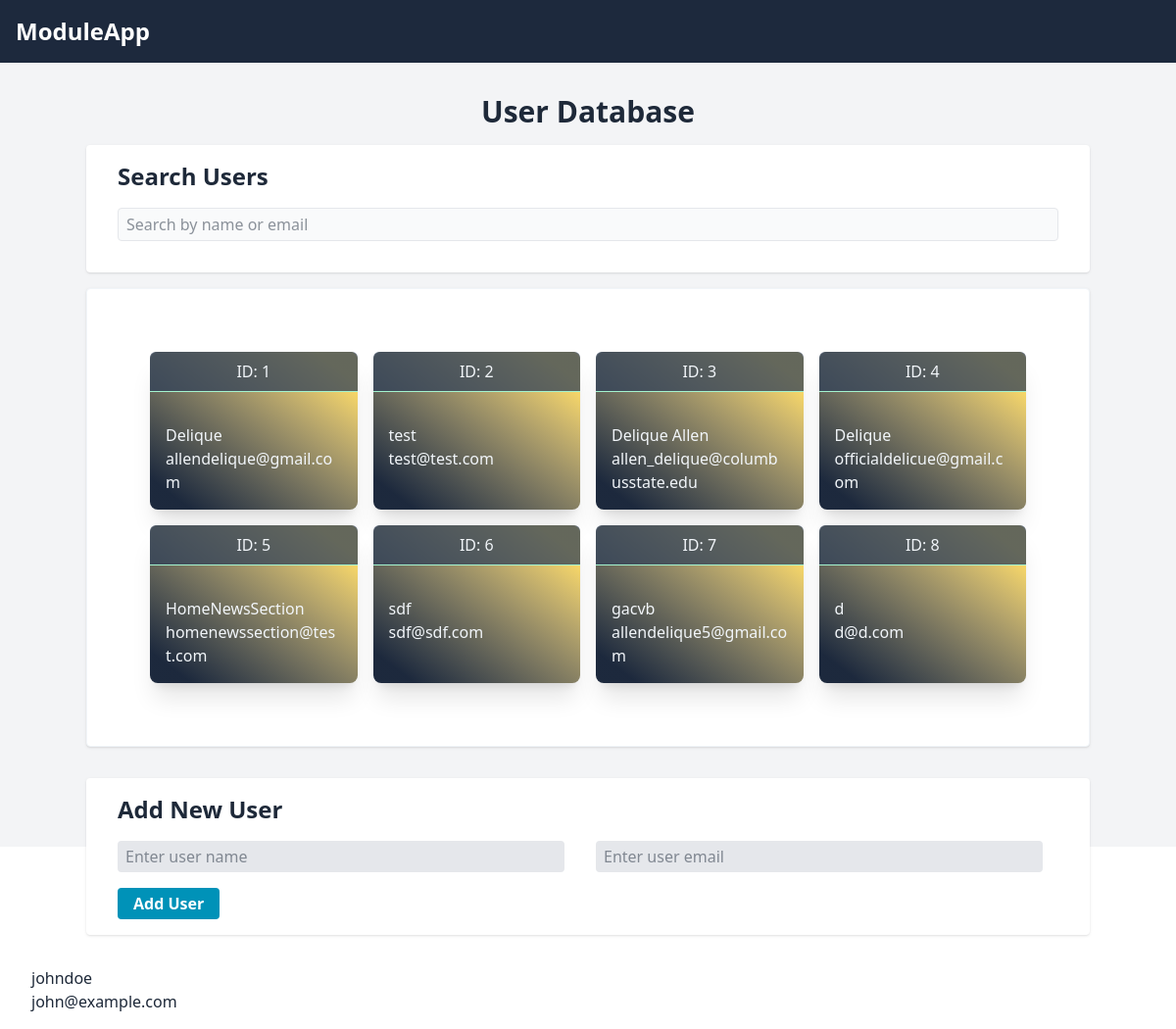
Before: / with the older database file.
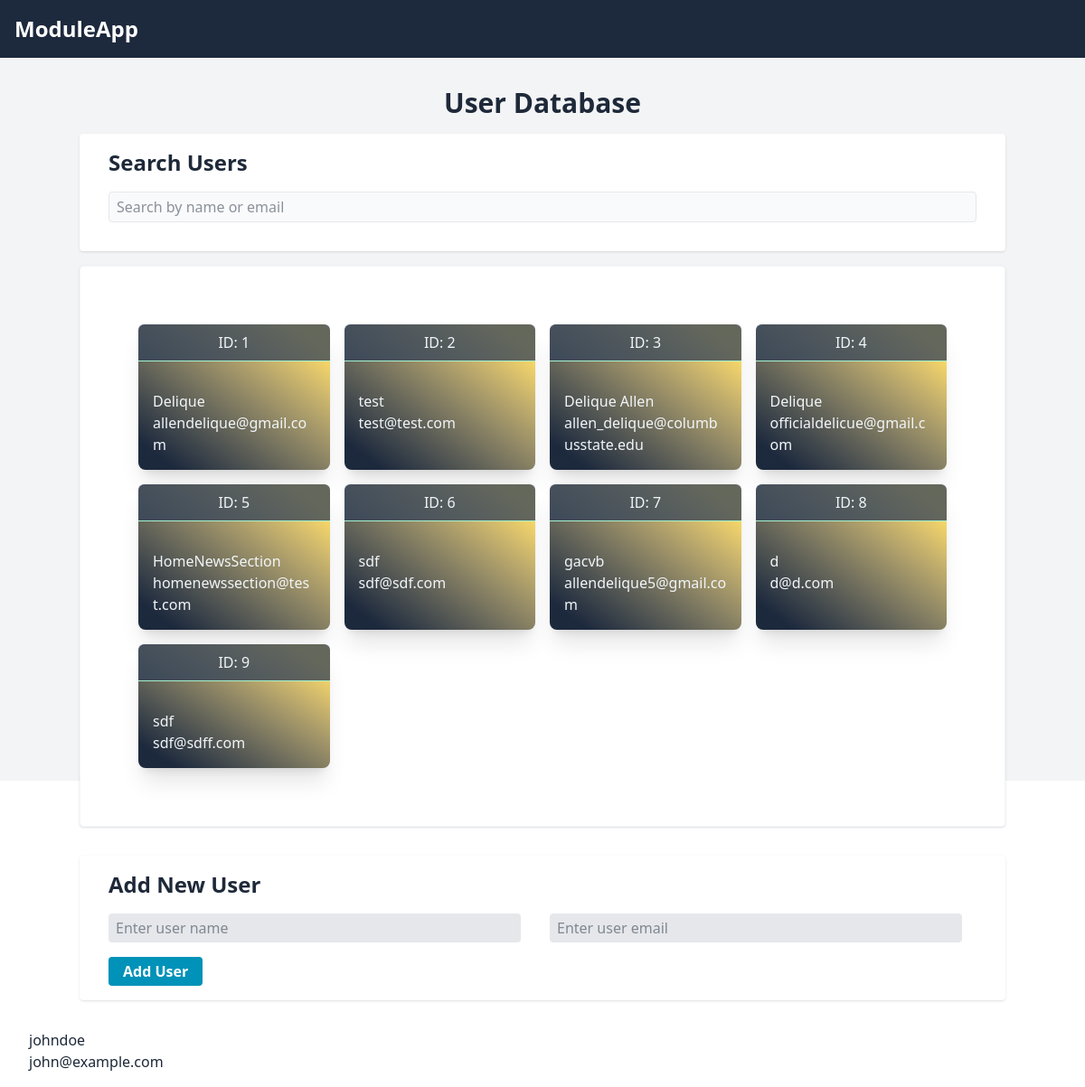
After: the same page with the newer database file.
### tables this page shows
CREATE TABLE `users` (`id` INTEGER PRIMARY KEY AUTOINCREMENT UNIQUE NOT NULL, `name` TEXT NOT NULL, `email` TEXT UNIQUE NOT NULL) STRICT;

### public/index.php (called while the page is built, shortened)
<?php
require __DIR__ . '/../src/app/setup.php';
$content = $router->dispatch($_SERVER['REQUEST_URI'], $_SERVER['REQUEST_METHOD']);
require $content;

### src/app/functions.php (called while the page is built, shortened)
<?php
function data(string $key, $default = null)
{
    return App\View::$data[$key] ?? $default;
}
function render_component(string $template, array $data = []): string {
    return ob_get_clean();
}

### src/Database.php (called while the page is built, shortened)
<?php
class Database {
    private static $instance = null;
    private $connection;
    private function __construct() {
        try {
            $this->connection = new PDO('sqlite:' . __DIR__ . '/databases/database.db');
            $this->connection->setAttribute(PDO::ATTR_ERRMODE, PDO::ERRMODE_EXCEPTION);
        } catch (\PDOException $e) {
            Log::error("Database connection failed: " . $e->getMessage());
            die("Database connection failed: " . $e->getMessage());
        }
    }
    public static function getInstance(): Database {
        if (self::$instance === null) {
            self::$instance = new self();
        }
        return self::$instance;
    }
    public function getConnection(): PDO {
        return $this->connection;
    }
    public static function fetchAll($query, $params = []): array {
        $stmt = self::getInstance()->getConnection()->prepare($query);
        $stmt->execute($params);
        return $stmt->fetchAll(PDO::FETCH_ASSOC);
    }
}

### src/Controllers/HomeController.php (called while the page is built, shortened)
<?php
class HomeController {
    public function index(): string  {
        $db = Database::getInstance();
        $users = $db->fetchAll("SELECT * FROM users");
        return View::render('index.view', ['users' => $users, 'title' => 'Home Page']);
    }
}

### src/Http/Router.php (called while the page is built, shortened)
<?php
class Router {
    public array $routes = [];
    public array $routeData = [];
    public function get($uri, $action, array $data = []) {
        $this->routes['GET'][$uri] = $action;
        $this->routeData[$uri] = $data;
    }
    public function post($uri, $action, array $data = []) {
        $this->routes['POST'][$uri] = $action;
        $this->routeData[$uri] = $data;
    }
    public function dispatch($uri, $method): string {
        if (isset($this->routes[$method][$uri])) {
            $action = $this->routes[$method][$uri];
            if (is_callable($action)) {
                return call_user_func($action, ...$this->routeData[$uri]);
            } elseif (is_string($action)) {
                [$controller, $method] = explode('@', $action);
                if (class_exists($controller)) {
                    $controllerInstance = new $controller();
                    if (method_exists($controllerInstance, $method)) {
                        return call_user_func([$controllerInstance, $method]);
                    }
                }
            }
        }
        return view('errors/404.view');
    }
}

### resources/views/index.view.php (the view, shortened to what this page needs)
<main class="bg-gray-100 p-4 text-gray-800 h-screen w-full">
    <h1 class="text-3xl text-center font-bold my-4">
        User Database
    </h1>
    <div class="container mx-auto px-8 py-4 bg-white rounded shadow shadow-sky-800 hover:shadow-lg mb-4 hover:shadow-sky-700">
        <h3 class="text-2xl font-bold mb-4">Search Users</h3>
        <input id="userSearch" type="text" placeholder="Search by name or email" class="px-2 py-1 rounded w-full bg-gray-50 border border-gray-200 text-gray-800 mb-4">
    </div>
    <ul id="userList" class="mb-8 p-16 bg-white shadow rounded border-slate-100 hover:border-slate-200 border container mx-auto grid grid-cols-1 sm:grid-cols-2 md:grid-cols-4 gap-4">
        <?php foreach (data('users') as $user): ?>
            <li class="text-slate-100 bg-white bg-gradient-to-tr from-10% to-90% from-slate-800 to-amber-300/75 transition-all
            delay-100 duration-100 hover:translate-y-1 shadow-xl hover:shadow-2xl
            rounded-lg">
                <div class="text-center content-center bg-slate-700/75 rounded-t-md p-2 border-b mb-2 lg:mb-4 border-b-emerald-200">ID: <?= htmlspecialchars($user['id']) ?></div>
                <div class="p-4 text-wrap items-center">
                    <p class="text-wrap break-all"><?= htmlspecialchars($user['name']) ?></p>
                    <p class="text-wrap break-all"><?= htmlspecialchars($user['email']) ?></p>
                </div>
            </li>
        <?php endforeach; ?>
    </ul>
    <form class="container mx-auto px-8 py-4 bg-white rounded shadow mb-4" method="POST" action="/add-user">
        <h2 class="text-2xl font-bold mb-4">Add New User</h2>
        <div class="mb-4 flex gap-4 justify-center">
            <input type="text" autocomplete="name" name="name" placeholder="Enter user name" class="px-2 py-1 rounded w-1/2 bg-gray-200 text-gray-800">
            <input type="email" name="email" autocomplete="email" placeholder="Enter user email" class="px-2 py-1 rounded w-1/2 bg-gray-200 text-gray-800">
        </div>
        <input type="submit" class="bg-cyan-600 hover:bg-cyan-800 text-white font-bold  py-1 px-4 rounded" value="Add User">
    </form>
    <?=
        render_component('user-card', [
            'username' => 'johndoe',
            'email' => 'john@example.com',
            'class' => 'bg-blue-400'
        ])
    ?>
</main>

Changed rows visible on the page:
added users: id "9", name "sdf", email "sdf@sdff.com"
